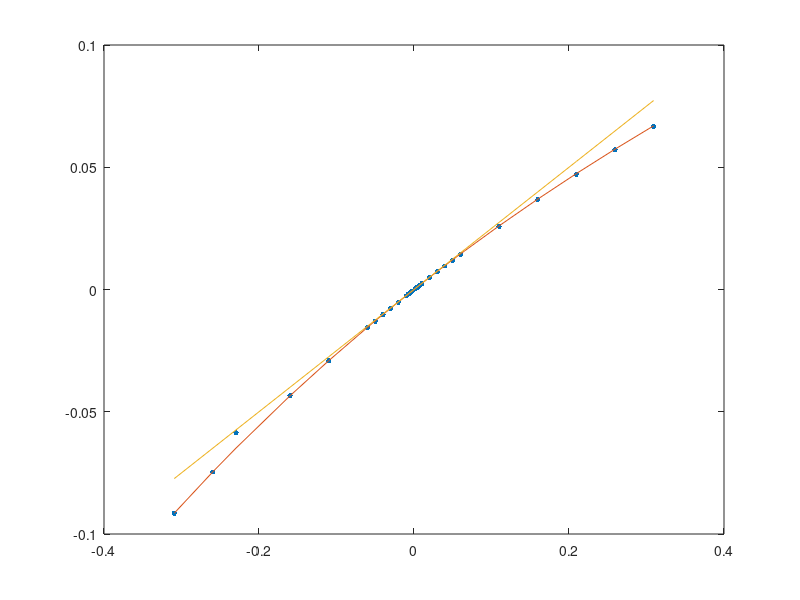
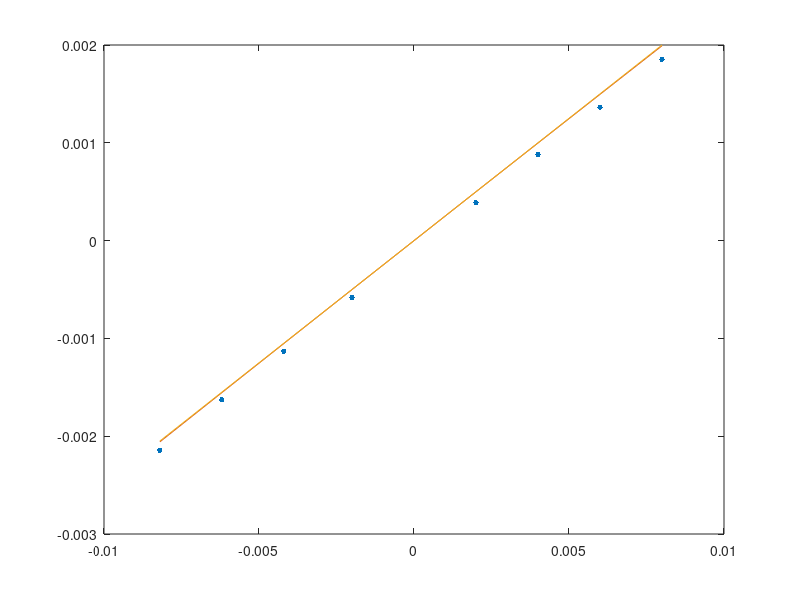

MATLAB code for these plots, in order:
function WheatstoneBridge()

question1();

question2();

question3();

end

function question1()

DRB_balanced = 10002; % K ohm
Vac_balanced = -.199; % mV

V_applied = 15; %V

DRB_decreasing = [9982,9960,9940,9920,9900,9800,9700,9601,9501,...
    9401,8902,8403,7704,7405,6908]; % ohm
Vac_decreasing = [-8.75,-16.955,-24.412,-32.151,-39.541,-77.534,-115.982,...
    -154.487,-194.142,-233.665,-437.113,-652.084,-879.422,-1119.482,-1372.65]; % mV

DRB_increasing = [10022,10042,10062,10082,10102,10202,10301,10401,...
    10501,10601,11100,11599,12098,12597,13094]; % ohm
Vac_increasing = [5.811,13.208,20.476,27.809,35.156,71.877,108.084,...
    144.251,179.731,215.285,387.251,551.084,707.481,856.785,999.264]; %mV

DRB_Full_Range = [DRB_decreasing,DRB_increasing];
[DRB_Full_Range,order] = sort(DRB_Full_Range);
Vac_Full_Range = [Vac_decreasing,Vac_increasing];
Vac_Full_Range = Vac_Full_Range(order);
%%%%%%%%%%%%%%%%%%%%%%%%%%%%%%%%%%%%%%%%%%%%%%%%%%%%%
%%% Plot -3000 ohm to 3000 ohm
%%%%%%%%%%%%%%%%%%%%%%%%%%%%%%%%%%%%%%%%%%%%%%%%%%%%%
delta_R1 = DRB_Full_Range - DRB_balanced;
deltaR1_over_R1 = delta_R1./DRB_balanced;
Vac_over_V = (Vac_Full_Range./1000)./V_applied;

full_fig = figure('Name','Full Delta R');
full_ax = axes(full_fig);
plot(full_ax,deltaR1_over_R1,Vac_over_V,'.','MarkerSize',12)
hold on

%%% Theory
Vac_over_V_non_lin = deltaR1_over_R1 ./ (4+2*deltaR1_over_R1);
plot(full_ax,deltaR1_over_R1,Vac_over_V_non_lin)
hold on

Vac_over_V_lin = deltaR1_over_R1 ./ 4;
plot(full_ax,deltaR1_over_R1,Vac_over_V_lin)
hold on

%%%%%%%%%%%%%%%%%%%%%%%%%%%%%%%%%%%%%%%%%%%%%%%%%%%%%
%%% Plot -100 ohm to 100 ohm
%%%%%%%%%%%%%%%%%%%%%%%%%%%%%%%%%%%%%%%%%%%%%%%%%%%%%
delta_R1_linear = delta_R1(find(abs(delta_R1) < 100)); 
Vac_Linear = Vac_Full_Range(find(abs(delta_R1) < 100)); 

linear_deltaR1_over_R1 = delta_R1_linear./DRB_balanced;
linear_Vac_over_V = (Vac_Linear./1000)./V_applied;

lin_fig = figure('Name','Linear Regime');
plot(linear_deltaR1_over_R1,linear_Vac_over_V,'.','MarkerSize',12)
hold on

%%% Theory
linear_Vac_over_V_non_lin = linear_deltaR1_over_R1 ./ (4+2*linear_deltaR1_over_R1);
plot(linear_deltaR1_over_R1,linear_Vac_over_V_non_lin)
hold on

linear_Vac_over_V_lin = linear_deltaR1_over_R1 ./ 4;
plot(linear_deltaR1_over_R1,linear_Vac_over_V_lin)
hold on
end

function question2()



end

function question3()
F = 2.125;
V = 5; % V
%%%%%%%%%%%%%%%%%%%%%%%%%%%%%%%%%%%%%%%%%%%%%%%%%%%%%
%%% Quarter bridge
%%%%%%%%%%%%%%%%%%%%%%%%%%%%%%%%%%%%%%%%%%%%%%%%%%%%%
quarter_micrometer = in2m([.760,.733,.717,.691]); %in
quarter_unamp = [-.321,-.103,-.0299,-.0472]; %mV
quarter_amp = [-.1731,-.1522,-.1432,-.1351]; %V
quarter_zero_unamp = -.320; %mV
quarter_zero_amp = -.1735; %V

quarter_unamp_strain = (4.*(quarter_unamp-quarter_zero_unamp)./1000) ./ (F * V);
quarter_amp_strain = (4.*(quarter_amp-quarter_zero_amp)./100) ./ (F * V);
disp('Quarter bridge strain')
disp(quarter_unamp_strain)
disp(quarter_amp_strain)

%%%%%%%%%%%%%%%%%%%%%%%%%%%%%%%%%%%%%%%%%%%%%%%%%%%%%
%%% Half bridge
%%%%%%%%%%%%%%%%%%%%%%%%%%%%%%%%%%%%%%%%%%%%%%%%%%%%%
half_micrometer = in2m([.760,.738,.717,.696]); %in
half_unamp = [-3.159,-3.086,-2.852,-2.746]; %mV
half_amp = [-.466,-.453,-.432,-.414]; %V
half_zero_unamp = -3.720; %mV
half_zero_amp = -.521; %V

half_unamp_strain = (4.*(half_unamp-half_zero_unamp)./1000) ./ (F * V);
half_amp_strain = (4.*(half_amp-half_zero_amp)./100) ./ (F * V);
disp('Half bridge strain')
disp(half_unamp_strain)
disp(half_amp_strain)

%%%%%%%%%%%%%%%%%%%%%%%%%%%%%%%%%%%%%%%%%%%%%%%%%%%%%
%%% Theoretical
%%%%%%%%%%%%%%%%%%%%%%%%%%%%%%%%%%%%%%%%%%%%%%%%%%%%%
a = .0317;
m = .2325;
L = .2585;
b = .02579;
h = .00347;
c = h/2;
P = [.05,.1,.15,.2] .* 9.8; %Kg
E = 69 * 10^9;
I = (b * h^3) / 12;

%%% Strain
theory_strain = (P * (L - a) * c) ./ ( E .* I);
disp('theory_strain')
disp(theory_strain)

%%% Deflection
y = (-P ./ (E .* I)) .* (((L .* m.^2)./2)-(m.^3./2));
disp('Deflections')
disp(y)
disp(quarter_micrometer)
disp(half_micrometer)
end

function m = in2m(in)
m = in .* .0254;
end